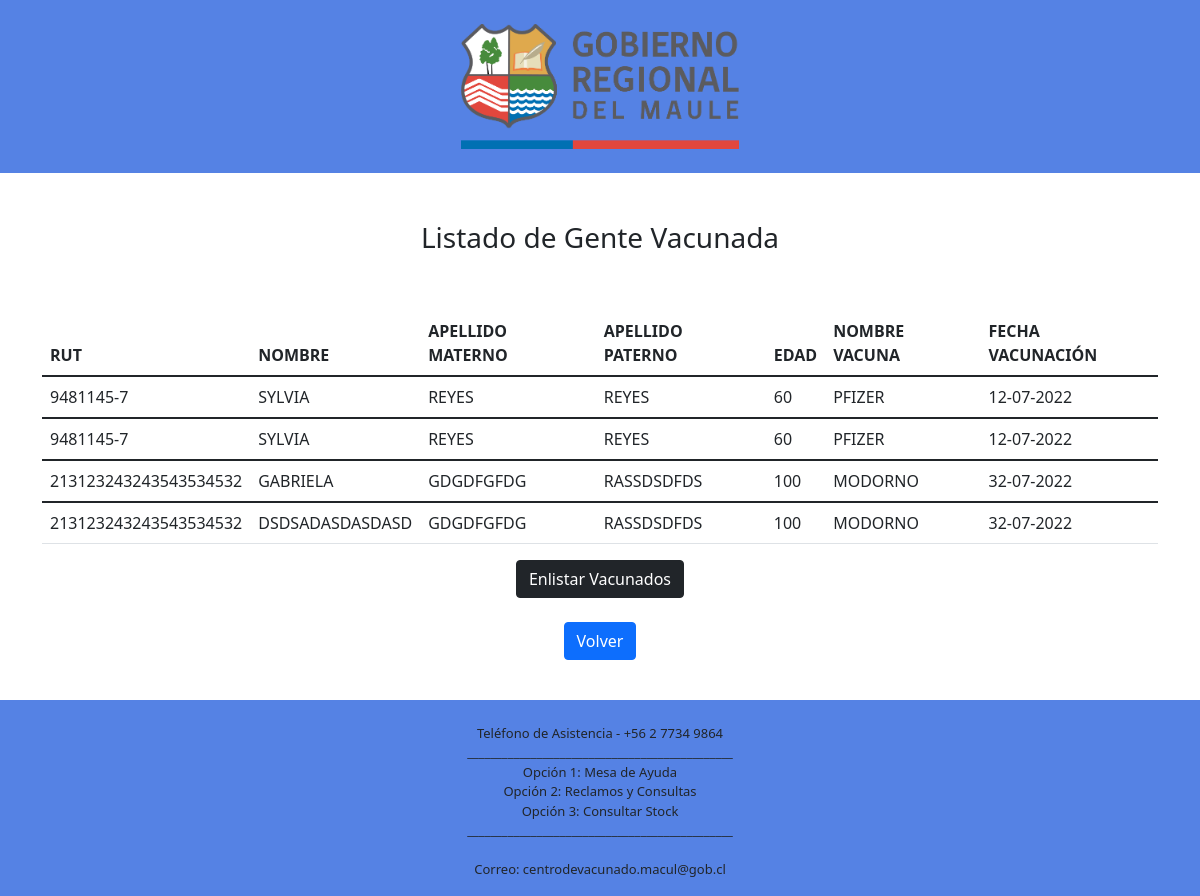
/listar_vacunado/, run on the app's committed database.
### app_gestion/models.py (models this page shows)
class Vacunado(models.Model):
    rut=models.CharField(max_length=12)
    nombre=models.CharField(max_length=30)
    appaterno=models.CharField(max_length=30)
    apmaterno=models.CharField(max_length=30)
    edad=models.CharField(max_length=2)
    nom_vacuna=models.CharField(max_length=10)
    fecha=models.CharField(max_length=10)

### app_gestion/views.py (the view)
# urls.py: path('listar_vacunado/',views.listar_vacunado),
def listar_vacunado(request):
    datos = Vacunado.objects.all()
    return render(request,"listar.html",{'vacunados':datos})

### app_gestion/templates/listar.html (shortened to what this page needs)
{% load static %}
<!DOCTYPE html>
<html lang="en">
<head>
    <link href="https://cdn.jsdelivr.net/npm/bootstrap@5.1.3/dist/css/bootstrap.min.css" rel="stylesheet">
    <link rel="stylesheet" type="text/css" href="{% static 'css/listar.css' %}">
</head>
<body>
    <div align="center">
        <header>
            <br>
            <img  src="{% static 'img/logomaule.png' %}" width="278" height="125" alt="">
            <br>
            <br>
        </header>
    </div>
    <br><br>
    <h3 align="center">Listado de Gente Vacunada</h3>
    <br><br>
    <div>
      <form action="/listar_vacunado/" method="get">
          <div class="container" border="1">
            <table class="table table-stripped" style="text-transform: uppercase;">
                    <thead>
                      <tr>
                        <th >Rut</th>
                        <th >Nombre</th>
                        <th >Apellido Materno</th>
                        <th >Apellido Paterno</th>
                        <th >Edad</th>
                        <th >Nombre Vacuna</th>
                        <th >Fecha Vacunación</th>
                      </tr>
                    </thead>
                  {% if vacunados %}
                  {% for vacu in vacunados %}
                    <tbody>
                      <tr>
                        <td >{{ vacu.rut }}</td>
                        <td >{{ vacu.nombre }}</td>
                        <td >{{ vacu.appaterno  }}</td>
                        <td >{{ vacu.apmaterno }}</td>
                        <td >{{ vacu.edad }}</td>
                        <td >{{ vacu.nom_vacuna }}</td>
                        <td >{{ vacu.fecha }}</td>
                      </tr>
                    </tbody>
                  {% endfor %}
                  {% endif %}
            </table>
          </div>
            <div  class="row d-flex justify-content-center align-content-center">
              <p align="center">
                <input class="btn btn-dark" type="submit" value="Enlistar Vacunados"><br> <br>
                <a href="/paginaprincipal/"><input type="button" class="btn btn-primary" value="Volver"></a>
              </p>
            </div>
      </div>
      <br>
    <footer class="foot">
        <div class="container">
            <br>
            <div class="row">
                <div class="col-sm-4">
                </div>
                <div class="col-sm-4 p">
                  <div class="row">
                    <div class="col-sm-">
                      <p class="pfoot" align="center">
                        Teléfono de Asistencia - +56 2 7734 9864
                        <br>
                        ______________________________________________
                        <br>
                        Opción 1: Mesa de Ayuda
                        <br>
                        Opción 2: Reclamos y Consultas
                        <br>
                        Opción 3: Consultar Stock
                        ______________________________________________
                        <br><br>
                        Correo: centrodevacunado.macul@gob.cl
                      </p>
                    </div>
                  </div>
                </div>
                <div class="col-sm-4">
                </div>
            </div>
        </div>
      </footer>
</body>
</html>

### app_gestion/static/css/listar.css (style rules this page uses)
header { background-color: rgb(85, 130, 228); }
footer { background-color: rgb(85, 130, 228); }
.pfoot { font-size: small; text-align: center; }

### data on the page
Vacunado: rut "9481145-7", nombre "SYLVIA", appaterno "REYES", apmaterno "REYES", edad "60", nom_vacuna "PFIZER", fecha "12-07-2022"
Vacunado: rut "9481145-7", nombre "SYLVIA", appaterno "REYES", apmaterno "REYES", edad "60", nom_vacuna "PFIZER", fecha "12-07-2022"
Vacunado: rut "213123243243543534532", nombre "GABRIELA", appaterno "GDGDFGFDG", apmaterno "RASSDSDFDS", edad "100", nom_vacuna "MODORNO", fecha "32-07-2022"
Vacunado: rut "213123243243543534532", nombre "DSDSADASDASDASD", appaterno "GDGDFGFDG", apmaterno "RASSDSDFDS", edad "100", nom_vacuna "MODORNO", fecha "32-07-2022"
